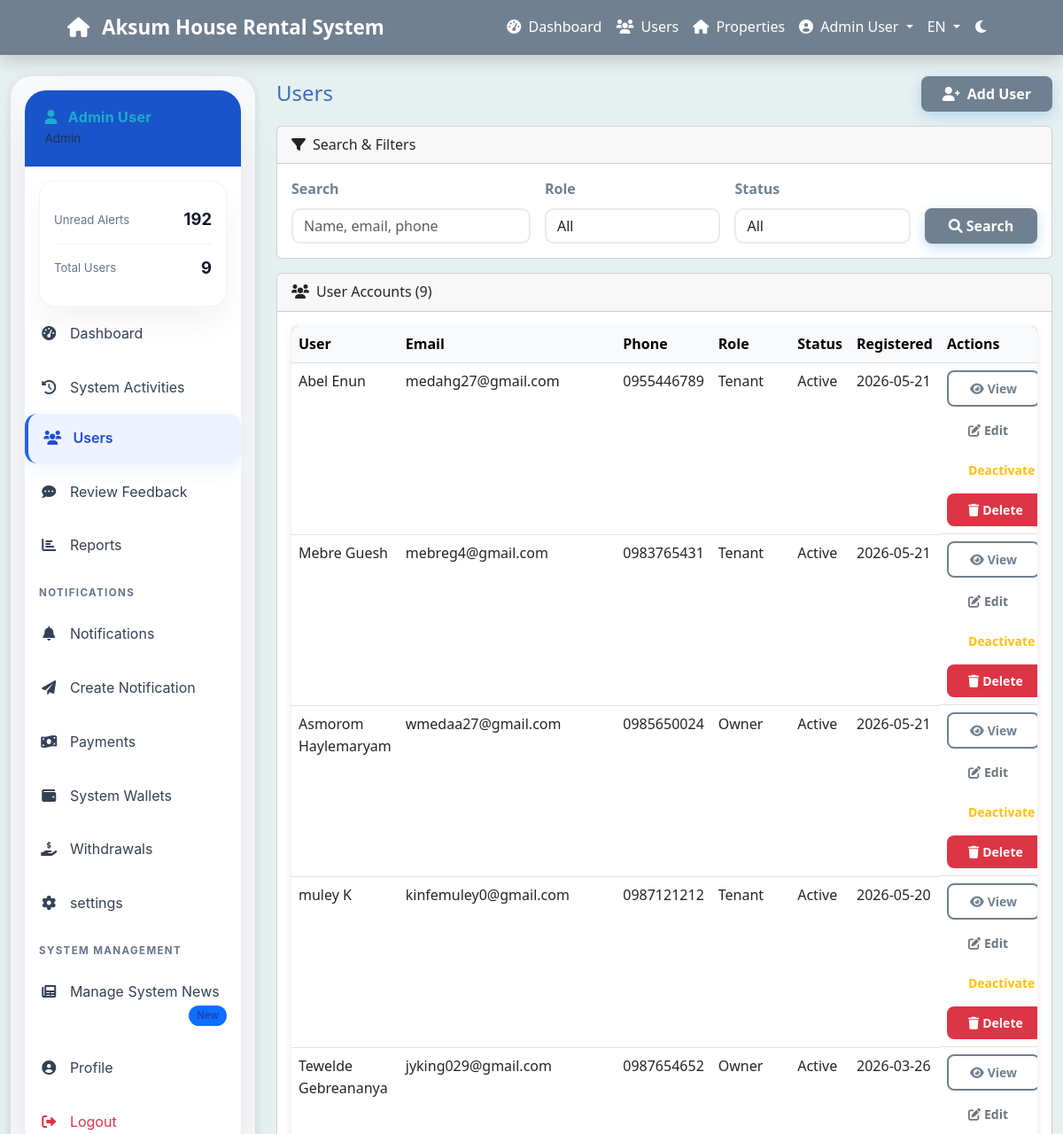
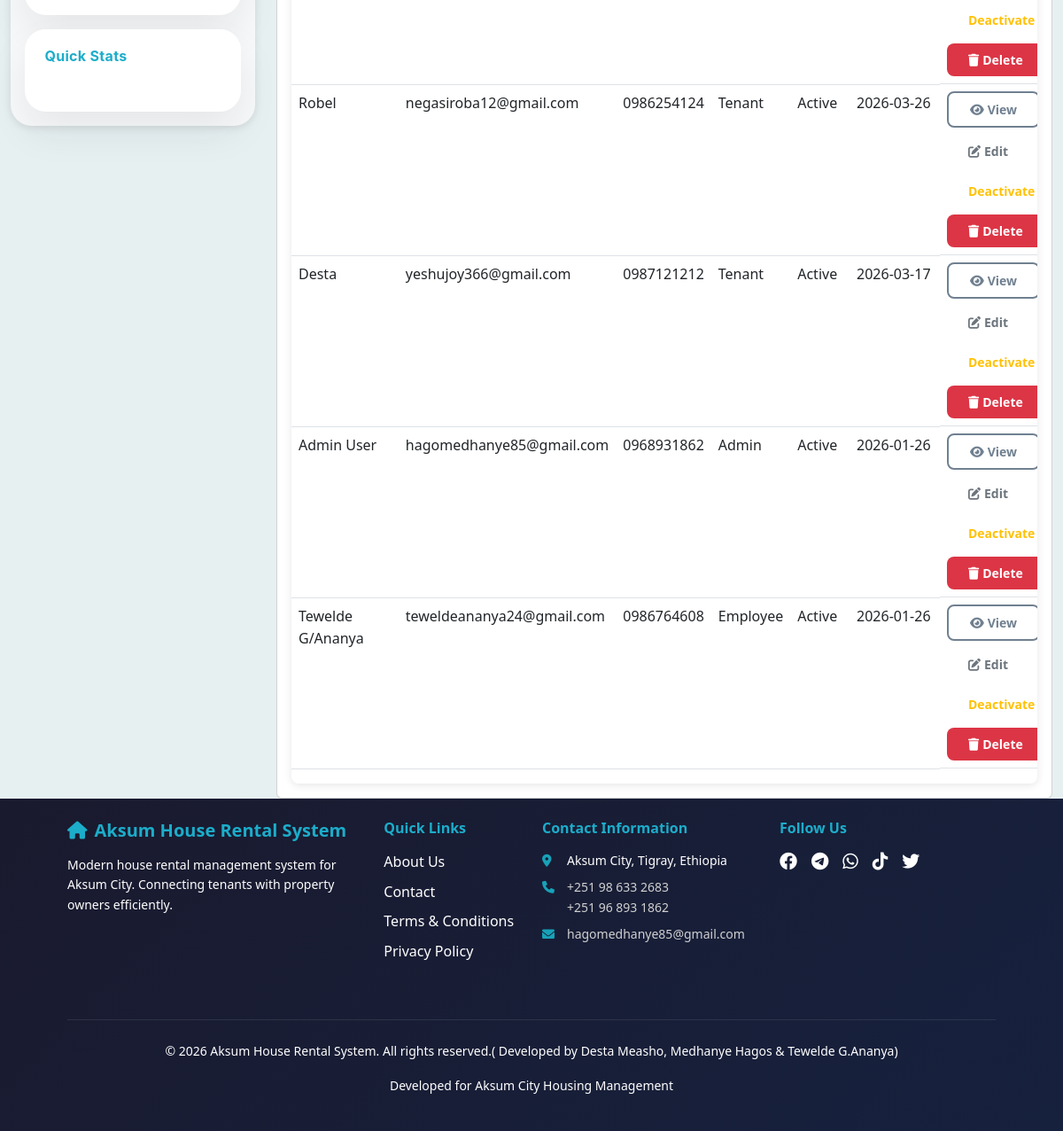
The page /admin/users.php (signed in) on the database its author committed (2 pictures, top to bottom).
### tables this page shows
CREATE TABLE `users` (
  `user_id` int(11) NOT NULL,
  `full_name` varchar(100) NOT NULL,
  `email` varchar(100) NOT NULL,
  `phone` varchar(20) DEFAULT NULL,
  `password_hash` varchar(255) NOT NULL,
  `role` enum('tenant','owner','employee','admin') NOT NULL,
  `id_number` varchar(50) DEFAULT NULL,
  `address` text DEFAULT NULL,
  `id_image` varchar(255) DEFAULT NULL,
  `profile_image` varchar(255) DEFAULT NULL,
  `profile_picture` varchar(255) DEFAULT NULL,
  `is_verified` tinyint(1) DEFAULT 0,
  `verification_token` varchar(255) DEFAULT NULL,
  `token_expires_at` datetime DEFAULT NULL,
  `is_active` tinyint(1) DEFAULT 1,
  `status` enum('active','inactive','suspended','pending') DEFAULT 'pending',
  `created_at` timestamp NOT NULL DEFAULT current_timestamp(),
  `updated_at` timestamp NOT NULL DEFAULT current_timestamp() ON UPDATE current_timestamp(),
  `login_attempts` int(11) DEFAULT 0 COMMENT 'Number of failed login attempts',
  `last_attempt_time` timestamp NULL DEFAULT NULL COMMENT 'Time of last failed login attempt',
  `lockout_until` timestamp NULL DEFAULT NULL COMMENT 'Time until account is locked out',
  `force_password_change` tinyint(1) DEFAULT 0
);

### includes/database.php (called while the page is built, shortened)
<?php
class Database {
    private $host = DB_HOST;
    private $user = DB_USER;
    private $pass = DB_PASS;
    private $dbname = DB_NAME;
    private $conn;
    private function connect() {
        $dsn = "mysql:host=" . $this->host . ";port=3306;dbname=" . $this->dbname . ";charset=utf8mb4";
        $options = array(
            PDO::ATTR_ERRMODE => PDO::ERRMODE_EXCEPTION,
            PDO::ATTR_DEFAULT_FETCH_MODE => PDO::FETCH_ASSOC,
            PDO::ATTR_EMULATE_PREPARES => false
        );
        try {
            $this->conn = new PDO($dsn, $this->user, $this->pass, $options);
        } catch (PDOException $e) {
            $this->error = "Connection failed: " . $e->getMessage();
            error_log($this->error);
            die("A database connection error occurred. Please try again later.");
        }
    }
    public function prepare($sql) {
        try {
            $stmt = $this->conn->prepare($sql);
            return $stmt;
        } catch (PDOException $e) {
            $this->error = "Prepare failed: " . $e->getMessage();
            error_log($this->error . " | SQL: " . $sql);
            return false;
        }
    }
    public function execute($stmt, $params = []) {
        try {
            $stmt->execute($params);
            return $stmt;
        } catch (PDOException $e) {
            $this->error = "Query failed: " . $e->getMessage();
            throw new Exception($this->error);
        }
    }
    public function getSingle($stmt, $params = []) {
        $result = $this->execute($stmt, $params);
        return $stmt->fetch();
    }
    public function getMultiple($stmt, $params = []) {
        $result = $this->execute($stmt, $params);
        return $stmt->fetchAll();
    }
}
?>

### admin/users.php (the view, shortened to what this page needs)
<?php
require_once '../includes/config.php';
$page = isset($_GET['page']) ? max(1, (int)$_GET['page']) : 1;
$perPage = 15;
$offset = ($page - 1) * $perPage;
$search = isset($_GET['search']) ? trim($_GET['search']) : '';
$sql = "SELECT u.user_id, u.full_name, u.email, u.phone, u.role, u.status, u.created_at
        FROM users u";
$countSql = "SELECT COUNT(*) as total FROM users u";
$params = [];
$countParams = [];
$sql .= " ORDER BY u.created_at DESC LIMIT " . (int)$offset . ", " . (int)$perPage;
$totalUsers = 0;
$users = [];
try {
    $countStmt = $db->prepare($countSql);
    $count = $db->getSingle($countStmt, $countParams);
    $totalUsers = (int)($count['total'] ?? 0);
    $stmt = $db->prepare($sql);
    $users = $db->getMultiple($stmt, $params);
} catch (Exception $e) {
    $users = [];
}
include '../includes/header.php';
?>
<div class="container-fluid mt-4">
    <div class="row">
        <div class="col-lg-3"><?php include '../includes/sidebar.php'; ?></div>
        <div class="col-lg-9">
            <div class="d-flex justify-content-between align-items-center mb-3">
                <h1 class="h4 mb-0">Users</h1>
                <div class="d-flex gap-2">
                    <a href="user-add.php" class="btn btn-primary"><i class="fas fa-user-plus me-2"></i>Add User</a>
                </div>
            </div>
            <div class="card mb-3">
                <div class="card-header"><i class="fas fa-filter me-2"></i>Search & Filters</div>
                <div class="card-body">
                    <form method="get" class="row g-3">
                        <div class="col-md-4">
                            <label class="form-label">Search</label>
                            <input type="text" class="form-control" name="search" value="<?php echo htmlspecialchars($search); ?>" placeholder="Name, email, phone">
                        </div>
                        <div class="col-md-3">
                            <label class="form-label">Role</label>
                            <select class="form-select" name="role">
                                <option value="">All</option>
                            </select>
                        </div>
                        <div class="col-md-3">
                            <label class="form-label">Status</label>
                            <select class="form-select" name="status">
                                <option value="">All</option>
                            </select>
                        </div>
                        <div class="col-md-2 d-flex align-items-end">
                            <button class="btn btn-primary w-100"><i class="fas fa-search me-1"></i>Search</button>
                        </div>
                    </form>
                </div>
            </div>
            <div class="card">
                <div class="card-header d-flex justify-content-between align-items-center">
                    <div><i class="fas fa-users me-2"></i>User Accounts (<?php echo $totalUsers; ?>)</div>
                </div>
                <div class="card-body">
                    <?php if (empty($users)): ?>
                        <div class="text-center py-5 text-muted">No users found</div>
                    <?php else: ?>
                        <div class="table-responsive">
                            <table class="table table-hover">
                                <thead class="table-light">
                                    <tr>
                                        <th>User</th>
                                        <th>Email</th>
                                        <th>Phone</th>
                                        <th>Role</th>
                                        <th>Status</th>
                                        <th>Registered</th>
                                        <th>Actions</th>
                                    </tr>
                                </thead>
                                <tbody>
                                <?php foreach ($users as $u): ?>
                                    <tr>
                                        <td><?php echo htmlspecialchars($u['full_name']); ?></td>
                                        <td><?php echo htmlspecialchars($u['email']); ?></td>
                                        <td><?php echo htmlspecialchars($u['phone']); ?></td>
                                        <td><?php echo ucfirst($u['role']); ?></td>
                                        <td><?php echo ucfirst($u['status']); ?></td>
                                        <td><?php echo htmlspecialchars(date('Y-m-d', strtotime($u['created_at']))); ?></td>
                                        <td class="d-flex flex-wrap gap-2">
                                            <a class="btn btn-sm btn-outline-primary" href="user-view.php?id=<?php echo (int)$u['user_id']; ?>"><i class="fas fa-eye me-1"></i>View</a>
                                            <a class="btn btn-sm btn-outline-secondary" href="user-edit.php?id=<?php echo (int)$u['user_id']; ?>"><i class="fas fa-edit me-1"></i>Edit</a>
                                            <form method="post" class="d-inline">
                                                <button class="btn btn-sm <?php echo $u['status']==='active'?'btn-outline-warning':'btn-outline-success'; ?>">
                                                    <?php echo $u['status']==='active'?'Deactivate':'Activate'; ?>
                                                </button>
                                            </form>
                                            <form method="post" class="d-inline" onsubmit="return confirm('Are you sure you want to delete this user?');">
                                                <button class="btn btn-sm btn-danger"><i class="fas fa-trash me-1"></i>Delete</button>
                                            </form>
                                        </td>
                                    </tr>
                                <?php endforeach; ?>
                                </tbody>
                            </table>
                        </div>
                    <?php endif; ?>
                </div>
            </div>
        </div>
    </div>
 </div>
<?php include '../includes/footer.php'; ?>

### assets/css/style.css (style rules this page uses)
:root { --primary-color: #708090; --secondary-color: #010302; --accent-color: #47ad6e; --success-color: #1cadca; --warning-color: #dd6b20; --light-bg: #e7f0f1; --dark-text: #3e6ebb; --border-radius: 8px; --box-shadow: 0 2px 10px rgba(0,0,0,0.1); }
body { font-family: 'Segoe UI', Tahoma, Geneva, Verdana, sans-serif; color: var(--dark-text); line-height: 1.6; background-color: var(--light-bg); }
h1, h2, h3, h4, h5, h6 { color: var(--success-color); font-weight: 600; }
a, .nav-link { color: var(--secondary-color); transition: color 0.2s ease; }
.btn { border-radius: 25px; font-weight: 600; padding: 12px 30px; transition: all 0.3s ease; border: none; position: relative; overflow: hidden; }
.btn::before { content: ''; position: absolute; top: 0; left: -100%; width: 100%; height: 100%; background: linear-gradient(90deg, transparent, rgba(255,255,255,0.2), transparent); transition: left 0.5s ease; }
.btn-primary { background: linear-gradient(135deg, var(--secondary-color) 0%, #2980b9 100%); box-shadow: 0 5px 15px rgba(52, 152, 219, 0.3); }
.btn-outline-primary { background: transparent; border: 2px solid var(--secondary-color); color: var(--secondary-color); }
.form-control, .form-select { border-radius: 10px; border: 2px solid #e9ecef; transition: all 0.3s ease; background: white; }
.form-label { font-weight: 600; color: var(--primary-color); margin-bottom: 0.5rem; }
.table-responsive { border-radius: var(--border-radius); overflow: hidden; box-shadow: var(--box-shadow); }
.table thead { background: var(--primary-color); color: white; }
.btn { border-radius: var(--border-radius); font-weight: 600; padding: 0.5rem 1.5rem; transition: all 0.3s ease; }
.btn-primary { background: var(--primary-color); border-color: var(--primary-color); color: #fff; }
.btn-outline-primary { color: var(--primary-color); border-color: var(--primary-color); }

### includes/footer.php (style rules this page uses)
html, body { height: 100%; }
body { display: flex; flex-direction: column; }

### rows shown on the page
users: full_name "Abel Enun", email "medahg27@gmail.com", phone "0955446789", role "Tenant", status "Active", created_at "2026-05-21", shows "Deactivate"
users: full_name "Mebre Guesh", email "mebreg4@gmail.com", phone "0983765431", role "Tenant", status "Active", created_at "2026-05-21", shows "Deactivate"
users: full_name "Asmorom Haylemaryam", email "wmedaa27@gmail.com", phone "0985650024", role "Owner", status "Active", created_at "2026-05-21", shows "Deactivate"
users: full_name "muley K", email "kinfemuley0@gmail.com", phone "0987121212", role "Tenant", status "Active", created_at "2026-05-20", shows "Deactivate"
users: full_name "Tewelde Gebreananya", email "jyking029@gmail.com", phone "0987654652", role "Owner", status "Active", created_at "2026-03-26", shows "Deactivate"
users: full_name "Robel", email "negasiroba12@gmail.com", phone "0986254124", role "Tenant", status "Active", created_at "2026-03-26", shows "Deactivate"
users: full_name "Desta", email "yeshujoy366@gmail.com", phone "0987121212", role "Tenant", status "Active", created_at "2026-03-17", shows "Deactivate"
users: full_name "Admin User", email "hagomedhanye85@gmail.com", phone "0968931862", role "Admin", status "Active", created_at "2026-01-26", shows "Deactivate"
users: full_name "Tewelde G/Ananya", email "teweldeananya24@gmail.com", phone "0986764608", role "Employee", status "Active", created_at "2026-01-26", shows "Deactivate"

### other values the page prints
t('site_name') "Aksum House Rental System"
t('dashboard') "Dashboard"
t('users') "Users"
t('properties') "Properties"
$_SESSION['user_name'] "Admin User"
get_current_language() "EN"
$role_labels[$_SESSION['user_role'] ?? 'user'] "Admin"
$item['label'] "Unread Alerts"
$item['value'] "192"
$item['label'] "Total Users"
$item['value'] "9"
t('system_activities') "System Activities"
t('review_feedback') "Review Feedback"
t('reports') "Reports"
t('notifications_section') "NOTIFICATIONS"
